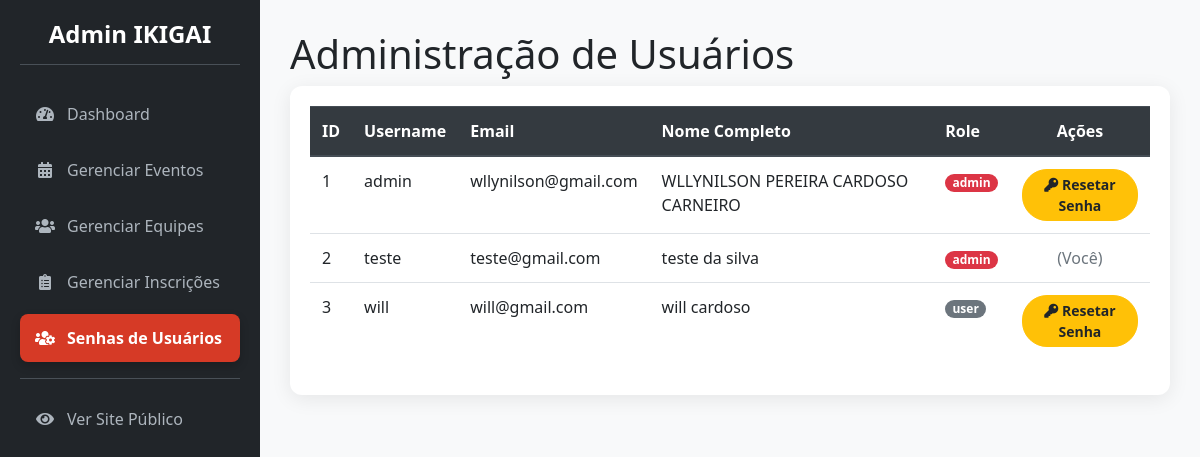
/admin/usuarios (signed in), run on the app's committed database.
### app/models.py (models this page shows, shortened)
class User(UserMixin, db.Model):
    __tablename__ = 'users'
    id = db.Column(db.Integer, primary_key=True)
    username = db.Column(db.String(64), index=True, unique=True, nullable=False)
    email = db.Column(db.String(120), index=True, unique=True, nullable=False)
    password_hash = db.Column(db.String(128))
    nome_completo = db.Column(db.String(150), nullable=True)
    bio = db.Column(db.Text, nullable=True)
    imagem_perfil = db.Column(db.String(300), nullable=True)  # URL para a imagem de perfil
    role = db.Column(db.String(20), nullable=False, default='user')  # Papel do utilizador
    cpf = db.Column(db.String(14), unique=True, nullable=True)  # CPF será único e opcional no início
    telefone = db.Column(db.String(20), nullable=True)  # Telefone também opcional
    inscricoes = db.relationship('Inscricao', backref='participante', lazy='dynamic')

### app/admin/routes.py (the view)
@bp.route('/usuarios')
@admin_required
def gerenciar_usuarios():
    page = request.args.get('page', 1, type=int)
    usuarios_paginados = User.query.order_by(User.username).paginate(
        page=page, per_page=15, error_out=False
    )
    return render_template('admin/admin_gerenciar_usuarios.html',
                           titulo="Administração de Usuários",
                           usuarios_paginados=usuarios_paginados)

### app/__init__.py (called while the page is built)
@login_manager.user_loader
def load_user(user_id):
    return models.User.query.get(int(user_id))

### app/admin/routes.py (called while the page is built)
@bp.before_request
def before_request_handler():
    if current_app.config.get('DEBUG') and not current_user.is_authenticated:
        user = User.query.first()
        if user:
            login_user(user)

### app/templates/admin/admin_gerenciar_usuarios.html (shortened to what this page needs)
{% extends 'admin/admin_base.html' %}
{% block page_title %}{{ titulo }}{% endblock %}
{% block content %}
<div class="card">
    <div class="card-body">
        <div class="table-responsive">
            <table class="table table-hover">
                <thead class="thead-dark">
                    <tr>
                        <th>ID</th>
                        <th>Username</th>
                        <th>Email</th>
                        <th>Nome Completo</th>
                        <th>Role</th>
                        <th class="text-center">Ações</th>
                    </tr>
                </thead>
                <tbody>
                    {% for user in usuarios_paginados.items %}
                    <tr>
                        <td>{{ user.id }}</td>
                        <td>{{ user.username }}</td>
                        <td>{{ user.email }}</td>
                        <td>{{ user.nome_completo or 'Não preenchido' }}</td>
                        <td><span class="badge badge-pill {{ 'badge-danger' if user.role == 'admin' else 'badge-secondary' }}">{{ user.role }}</span></td>
                        <td class="text-center">
                            {% if user.id != current_user.id %}
                            <form method="POST" action="{{ url_for('admin.resetar_senha_usuario', user_id=user.id) }}"
                                  onsubmit="return confirm('Tem a certeza que deseja resetar a senha para este usuário? Uma nova senha será gerada.');">
                                <button type="submit" class="btn btn-warning btn-sm">
                                    <i class="fas fa-key"></i> Resetar Senha
                                </button>
                            </form>
                            {% else %}
                            <span class="text-muted"> (Você) </span>
                            {% endif %}
                        </td>
                    </tr>
                    {% endfor %}
                </tbody>
            </table>
        </div>
    </div>
</div>
{% endblock %}

### app/static/css/admin_styles.css (style rules this page uses)
:root { --primary-red: rgb(214, 58, 38); --dark-red: rgb(180, 45, 28); --admin-bg: #f8f9fa; --sidebar-bg: #212529; --sidebar-link-color: #adb5bd; --sidebar-link-hover-color: #fff; --shadow: 0 4px 20px rgba(0, 0, 0, 0.08); --border-radius: 12px; --font-family: 'Segoe UI', Tahoma, Geneva, Verdana, sans-serif; }
body { background-color: var(--admin-bg); font-family: var(--font-family); }
.card { border-radius: var(--border-radius); border: none; box-shadow: var(--shadow); }
.btn { border-radius: 25px; font-weight: 600; }

### data on the page
User: id "1", username "admin", email "wllynilson@gmail.com", nome_completo "WLLYNILSON PEREIRA CARDOSO CARNEIRO", role "admin"
User: id "2", username "teste", email "teste@gmail.com", nome_completo "teste da silva", role "admin", shows "(Você)"
User: id "3", username "will", email "will@gmail.com", nome_completo "will cardoso", role "user"

### other printed values
{{ titulo }} "Administração de Usuários"
